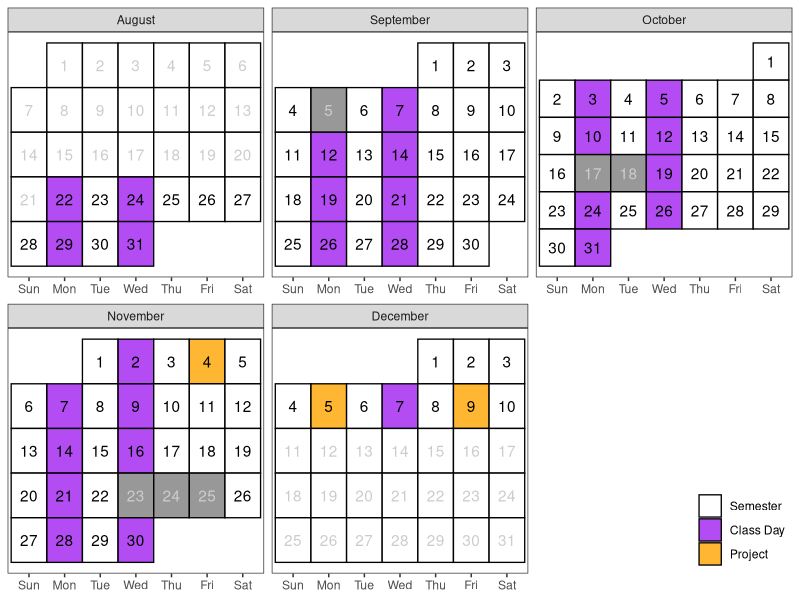

Reproduce this figure in R.
## ---- chunk 1
# knitr::opts_chunk$set(cache=FALSE, dev='pdf')
knitr::opts_chunk$set(cache=F,
                      fig.path = 'figs/',
                      cache.path='cache/',
                      warning=F,
                      message=F)
knitr::opts_chunk$set(
                  fig.process = function(x) {
                      x2 = sub('-\\d+([.][a-z]+)$', '\\1', x)
                      if (file.rename(x, x2)) x2 else x
                      }
                  )
library(tidyverse)
library(lubridate)
# Create a calendar for your syllabus ----
# Source: http://svmiller.com/blog/2020/08/a-ggplot-calendar-for-your-semester/
# 1) what is the first Monday of the semester?
# Any number of ways to identify dates in R, but we'll use {lubridate} and the ymd() function here.
# Format: YYYYMMDD. In this example, 4 January 2022.
# What are the full dates of the semester? Here, I'll exclude exam week as I like to do.
# In this case: 6 January to 23 April
semester_dates <- seq(ymd(20220822), ymd(20221210), by=1)
# Weekday(s) of class
class_wdays <- c("Mon", "Wed")
not_here_dates <- c(
  # Labor Day
  ymd("20220905"),
  # Spring Break
  # Fall Break
  seq(ymd(20221017), ymd(20221018), by = 1),
  # Thanksgiving
  seq(ymd(20221123), ymd(20221125), by = 1))
# exam_dates <- c(ymd(20220309), ymd(20220512))
project_dates <- c(ymd(20221104), ymd(20221205), ymd(20221209))
finals_week <- seq(ymd(20221212), ymd(20221216), by = 1)
# Custom function for treating the first day of the month as the first week 
# of the month up until the first Sunday 
# (unless Sunday was the start of the month)
wom <- function(date) {
    first <- wday(as.Date(paste(year(date), month(date), 1, sep = "-")))
    return((mday(date) + (first - 2)) %/% 7 + 1)
  }
# Create a data frame of dates, assign to Cal
Cal <- tibble(date = seq(ymd(20220801), ymd(20221231), by=1))  %>%
  mutate(mon = lubridate::month(date, label=T, abbr=F),
         wkdy = weekdays(date, abbreviate=T),
         wkdy = fct_relevel(wkdy, "Sun", "Mon", "Tue", "Wed", "Thu","Fri","Sat"), # make sure Sunday comes first
         semester = date %in% semester_dates, 
         project = date %in% project_dates,
         # exams = date %in% exam_dates, # is it an exam?
         not_here = date %in% not_here_dates, # is it a day off?
         exam_wk = date %in% finals_week,
         day = lubridate::mday(date), 
         week = wom(date))
Cal <- Cal %>%
  mutate(category = case_when(
    project ~ "Project",
    not_here ~ "Cal Poly holiday",
    semester & wkdy %in% class_wdays & !not_here & !exam_wk ~ "Class Day",
    semester ~ "Semester",
    TRUE ~ "NA"
  ))
class_cal <- Cal %>% 
  ggplot(.,aes(wkdy, week)) +
  theme_bw() +
  theme(panel.grid.major.x = element_blank(),
        legend.position = c(1, 0), legend.justification = c(1,0),
        legend.direction = "vertical", legend.title = element_blank(),
        axis.title.y = element_blank(), axis.title.x = element_blank(),
        axis.ticks.y = element_blank(), axis.text.y = element_blank()) +
  geom_tile(alpha=0.8, aes(fill=category), color="black", size=.45) +
  facet_wrap(~mon, scales = "free", ncol=3) +
  geom_text(aes(label = day, color = semester & (!not_here))) +
  # put your y-axis down, flip it, and reverse it
  scale_y_reverse(breaks=NULL) +
  # manually fill scale colors to something you like...
  scale_color_manual(values = c("FALSE" = "grey80", "TRUE" = "black"), guide = "none") + 
  scale_fill_manual(values=c("Class Day"="purple", 
                             "Semester"="white",
                             "Cal Poly Holiday" = "grey10",
                             "NA" = "white", # I like these whited out...
                             "Project"="orange"),
                    #... but also suppress a label for a non-class semester day
                    breaks=c("Semester", "Cal Poly Holiday", "Class Day","Project"))
# class_cal
# exam_days <- filter(Cal, category == "Exam") %>% 
#   mutate(topic = c("Midterm", "Final"),
#          time = c("In Class", "1-3 pm"))
project_days <- filter(Cal, category == "Project") %>%
  mutate(topic = c("Project Proposal Due", "Project Presentation Due", "Project Report Due"),
         time = c("8pm", "8pm", "8pm")) %>%
  mutate(Date = format(date, "%b %e"),
         sem_week = week(date))
class_days <- filter(Cal, category == "Class Day") %>%
  mutate(sem_week = week(date)) %>%
  group_by(sem_week) %>%
  summarize(Date = paste(format(date, "%b %e"), sep = ",", collapse = ", ")) %>%
  mutate(topic = c(
    "Exploring the Toolbox", 
    "Introduction to Programming, Basic Variable Types", 
    "Data and Control Structures", 
    "Programming with Data", 
    "Reading and Exploring Data", 
    "Data Cleaning and Manipulation", 
    "Data Transformations", 
    "Graphics", 
    "Debugging", 
    "Reproducibility and Professional Communication", 
    "Simulation", 
    "Interactive Graphics", 
    "TBD", 
    "Project Work Day",
    "TBD", 
    "Finals")) %>%
  bind_rows(project_days) %>%
  arrange(sem_week) %>%
  select(Date, Topic = topic)
## ---- chunk 2
#| echo: false
#| eval: true
#| warning: false
#| fig-width: 8
#| fig-height: 4.5
class_cal
## ---- chunk 3
#| echo: false
#| eval: true
#| fig-pos: 'h'
class_days %>% 
kableExtra::kable(caption = "Tentative schedule of class topics and important due dates", format = "simple")
